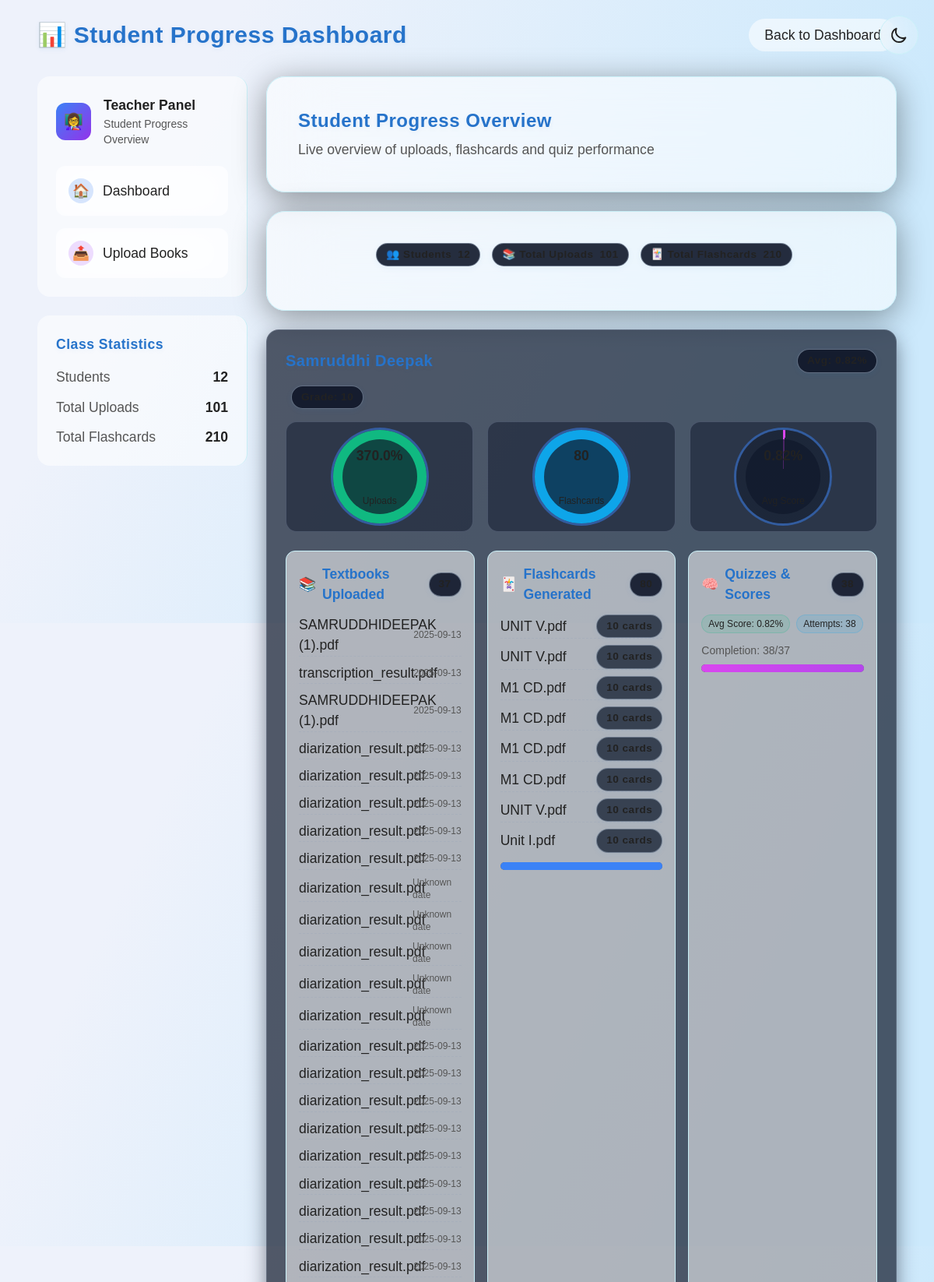
The app's page /student_progress (signed in, upper part) with its own data.
### tables this page shows
CREATE TABLE uploads (
        id INTEGER PRIMARY KEY AUTOINCREMENT,
        student_id INTEGER,
        filename TEXT,
        uploaded_at TEXT,
        FOREIGN KEY(student_id) REFERENCES students(id)
    );

CREATE TABLE flashcards (
        id INTEGER PRIMARY KEY AUTOINCREMENT,
        student_id INTEGER,
        filename TEXT,
        num_flashcards INTEGER,
        created_at TEXT, data TEXT,
        FOREIGN KEY(student_id) REFERENCES students(id)
    );

### app.py (the view)
@app.route("/student_progress")
@login_required(role="teacher")
def student_progress():
    conn = get_db()
    cur = conn.cursor()
    filter_id = request.args.get("student_id")
    if filter_id:
        cur.execute("SELECT * FROM students WHERE id = ?", (filter_id,))
    else:
        cur.execute("SELECT * FROM students")
    students = cur.fetchall()
    progress_data = []
    for student in students:
        student_id = student["id"]
        cur.execute("SELECT * FROM uploads WHERE student_id = ?", (student_id,))
        uploads = cur.fetchall()
        total_uploads = len(uploads)
        cur.execute("SELECT * FROM flashcards WHERE student_id = ?", (student_id,))
        flashcards = cur.fetchall()
        total_flashcards = sum(f['num_flashcards'] for f in flashcards)
        cur.execute("SELECT * FROM quiz_attempts WHERE student_id = ?", (student_id,))
        quizzes = cur.fetchall()
        total_quizzes = len(quizzes)
        avg_score = round(sum(q['score'] for q in quizzes) / total_quizzes, 2) if total_quizzes else 0
        completion_rate = f"{total_quizzes}/{total_uploads}" if total_uploads else "0/0"
        num_audiobooks = len([u for u in uploads if u['filename'].endswith('.mp3')])
        progress_data.append({
            "student": student,
            "uploads": uploads,
            "total_uploads": total_uploads,
            "flashcards": flashcards,
            "total_flashcards": total_flashcards,
            "quizzes": quizzes,
            "total_quizzes": total_quizzes,
            "avg_score": avg_score,
            "completion_rate": completion_rate,
            "num_audiobooks": num_audiobooks
        })
    conn.close()
    return render_template("student_progress.html", progress_data=progress_data, filter_id=filter_id)

### templates/student_progress.html (shortened to what this page needs)
{% extends "base.html" %}
{% block body_class %}relative min-h-screen bg-[radial-gradient(ellipse_at_center,_var(--tw-gradient-stops))] from-gray-950 via-[#0a0d21] to-[#020410] text-white{% endblock %}
{% block content %}
    <div class="fixed-background">
    </div>
    <div class="max-w-6xl mx-auto p-4 md:p-6 relative z-10">
        <div class="flex justify-between items-center mb-8 fade-up">
            <h1 class="text-2xl md:text-3xl font-bold">📊 Student Progress Dashboard</h1>
            <a href="{{ url_for('teacher_dashboard') }}" class="bg-white/10 hover:bg-white/20 rounded-full px-5 py-2 transition-all">
                Back to Dashboard
            </a>
        </div>
        <div class="flex flex-col lg:flex-row gap-6">
            <div class="w-full lg:w-1/4 fade-up">
                <div class="bg-white/5 backdrop-blur-xl border-r border-white/10 rounded-2xl p-6 mb-6">
                    <div class="flex items-center gap-4 mb-6">
                        <div class="w-12 h-12 rounded-xl bg-gradient-to-br from-blue-500 to-purple-600 flex items-center justify-center">
                            <span class="text-xl">👩‍🏫</span>
                        </div>
                        <div>
                            <div class="font-bold">Teacher Panel</div>
                            <div class="text-gray-400 text-sm">Student Progress Overview</div>
                        </div>
                    </div>
                    <div class="space-y-4">
                        <a href="{{ url_for('teacher_dashboard') }}" class="block bg-white/10 backdrop-blur-xl rounded-xl p-4 hover:bg-white/20 transition-all duration-300 hover:scale-[1.02]">
                            <div class="flex items-center gap-3">
                                <div class="w-8 h-8 rounded-full bg-blue-500/20 flex items-center justify-center">
                                    <span>🏠</span>
                                </div>
                                <span>Dashboard</span>
                            </div>
                        </a>
                        <a href="{{ url_for('upload_books') }}" class="block bg-white/10 backdrop-blur-xl rounded-xl p-4 hover:bg-white/20 transition-all duration-300 hover:scale-[1.02]">
                            <div class="flex items-center gap-3">
                                <div class="w-8 h-8 rounded-full bg-purple-500/20 flex items-center justify-center">
                                    <span>📤</span>
                                </div>
                                <span>Upload Books</span>
                            </div>
                        </a>
                    </div>
                </div>
                <div class="bg-white/5 backdrop-blur-xl border-r border-white/10 rounded-2xl p-6">
                    <h3 class="font-bold mb-4">Class Statistics</h3>
                    <div class="space-y-3">
                        <div class="flex justify-between">
                            <span class="text-gray-300">Students</span>
                            <span class="font-bold">{{ progress_data|length }}</span>
                        </div>
                        <div class="flex justify-between">
                            <span class="text-gray-300">Total Uploads</span>
                            <span class="font-bold">{{ progress_data|sum(attribute='total_uploads') }}</span>
                        </div>
                        <div class="flex justify-between">
                            <span class="text-gray-300">Total Flashcards</span>
                            <span class="font-bold">{{ progress_data|sum(attribute='total_flashcards') }}</span>
                        </div>
                    </div>
                </div>
            </div>
            <div class="w-full lg:w-3/4">
                <div class="bg-white/10 backdrop-blur-2xl border border-white/10 shadow-[0_8px_40px_rgba(0,0,0,0.4)] rounded-3xl p-8 md:p-10 mb-6 fade-up-delay-1">
                    <h2 class="text-xl md:text-2xl font-bold mb-2">Student Progress Overview</h2>
                    <p class="text-gray-300">Live overview of uploads, flashcards and quiz performance</p>
                </div>
                <div class="bg-white/10 backdrop-blur-2xl border border-white/10 shadow-[0_8px_40px_rgba(0,0,0,0.4)] rounded-3xl p-8 md:p-10 mb-6 fade-up-delay-1">
                    <div class="flex flex-wrap gap-2 justify-center mb-4">
                        <div class="badge"><span>👥 Students</span><span class="ml-2 font-bold">{{ progress_data|length }}</span></div>
                        <div class="badge"><span>📚 Total Uploads</span><span class="ml-2 font-bold">{{ progress_data|sum(attribute='total_uploads') }}</span></div>
                        <div class="badge"><span>🃏 Total Flashcards</span><span class="ml-2 font-bold">{{ progress_data|sum(attribute='total_flashcards') }}</span></div>
                    </div>
                </div>
                <div class="space-y-6">
                    {% for p in progress_data %}
                    <div class="card rounded-2xl fade-up">
                        <div class="p-6">
                            <div class="flex justify-between items-center mb-4">
                                <h3 class="text-xl font-bold">{{ p.student.name }}</h3>
                                <div class="badge">Avg: {{ p.avg_score }}%</div>
                            </div>
                            <div class="flex items-center gap-2 mb-4">
                                <span class="badge">Grade: {{ p.student.grade or '-' }}</span>
                            </div>
                            <div class="ring-grid mb-6">
                                <div class="ring-card">
                                    <div class="ring" style="--p: {{ (p.total_uploads/10*100)|round(1) }}; --ring-color: #10b981;">
                                        <div class="label">{{ (p.total_uploads/10*100)|round(0) }}%</div>
                                        <div class="sub">Uploads</div>
                                    </div>
                                </div>
                                <div class="ring-card">
                                    <div class="ring" style="--p: {{ (p.total_flashcards/20*100)|round(1) }}; --ring-color: #0ea5e9;">
                                        <div class="label">{{ p.total_flashcards }}</div>
                                        <div class="sub">Flashcards</div>
                                    </div>
                                </div>
                                <div class="ring-card">
                                    <div class="ring" style="--p: {{ (p.avg_score)|round(1) }}; --ring-color: #d946ef;">
                                        <div class="label">{{ p.avg_score }}%</div>
                                        <div class="sub">Avg Score</div>
                                    </div>
                                </div>
                            </div>
                            <div class="grid grid-cols-1 md:grid-cols-3 gap-4">
                                <div class="bg-white/5 border border-white/10 rounded-xl p-4">
                                    <h4 class="section-title mb-3 flex items-center gap-2">
                                        <span>📚</span> Textbooks Uploaded
                                        <span class="badge">{{ p.total_uploads }}</span>
                                    </h4>
                                    <ul class="space-y-2 mb-3">
                                        {% for u in p.uploads %}
                                        <li class="list-group-item flex justify-between items-center">
                                            <span class="text-truncate" style="max-width:70%">{{ u.filename }}</span>
                                            <small class="text-gray-400 text-xs">
                                                {% if u.uploaded_at %}
                                                    {{ u.uploaded_at.split('T')[0] if 'T' in u.uploaded_at else u.uploaded_at[:10] }}
                                                {% else %}
                                                    Unknown date
                                                {% endif %}
                                            </small>
                                        </li>
                                        {% endfor %}
                                    </ul>
                                </div>
                                <div class="bg-white/5 border border-white/10 rounded-xl p-4">
                                    <h4 class="section-title mb-3 flex items-center gap-2">
                                        <span>🃏</span> Flashcards Generated
                                        <span class="badge">{{ p.total_flashcards }}</span>
                                    </h4>
                                    <ul class="space-y-2 mb-3">
                                        {% for f in p.flashcards %}
                                        <li class="list-group-item flex justify-between items-center">
                                            <span class="text-truncate" style="max-width:70%">{{ f.filename }}</span>
                                            <span class="badge bg-gray-700">{{ f.num_flashcards }} cards</span>
                                        </li>
                                        {% endfor %}
                                    </ul>
                                    <div class="progress" title="Flashcards">
                                        <div class="progress-bar bg-blue-500 width-style" role="progressbar" style="--width-value: {{ (p.total_flashcards/20)*100 }}%" aria-valuenow="{{ p.total_flashcards }}" aria-valuemin="0" aria-valuemax="20"></div>
                                    </div>
                                </div>
                                <div class="bg-white/5 border border-white/10 rounded-xl p-4">
                                    <h4 class="section-title mb-3 flex items-center gap-2">
                                        <span>🧠</span> Quizzes & Scores
                                        <span class="badge">{{ p.total_quizzes }}</span>
                                    </h4>
                                    <div class="flex items-center gap-2 mb-3">
                                        <span class="badge-soft">Avg Score: {{ p.avg_score }}%</span>
                                        <span class="badge-soft-info">Attempts: {{ p.total_quizzes }}</span>
                                    </div>
                                    <div class="text-gray-400 text-sm mb-2">Completion: {{ p.completion_rate }}</div>
                                    <div class="progress" title="Quizzes">
                                        <div class="progress-bar width-style" style="background: linear-gradient(90deg, #d946ef, #4f46e5); --width-value: {{ (p.total_quizzes/10)*100 }}%"></div>
                                    </div>
                                </div>
                            </div>
                        </div>
                    </div>
                    {% endfor %}
                </div>
            </div>
        </div>
    </div>
{% endblock %}

### templates/base.html (shortened to what this page needs)
<!DOCTYPE html>
<html lang="en">
<head>
  <script src="https://cdn.tailwindcss.com"></script>
  <link rel="stylesheet" href="{{ url_for('static', filename='styles.css') }}">
  <link rel="stylesheet" href="{{ url_for('static', filename='grade1-enhancements.css') }}">
</head>
<body class="{% block body_class %}relative min-h-screen bg-[#020410] text-white{% endblock %}">
  <button id="theme-toggle" class="theme-toggle">
  </button>
  {% block content %}{% endblock %}
</body>
</html>

### records on screen
uploads: filename "SAMRUDDHIDEEPAK (1).pdf", uploaded_at "2025-09-13"
uploads: filename "transcription_result.pdf", uploaded_at "2025-09-13"
uploads: filename "SAMRUDDHIDEEPAK (1).pdf", uploaded_at "2025-09-13"
uploads: filename "diarization_result.pdf", uploaded_at "2025-09-13"
uploads: filename "diarization_result.pdf", uploaded_at "2025-09-13"
uploads: filename "diarization_result.pdf", uploaded_at "2025-09-13"
uploads: filename "diarization_result.pdf", uploaded_at "2025-09-13"
uploads: filename "diarization_result.pdf", uploaded_at "2025-09-13"
uploads: filename "diarization_result.pdf", shows "Unknown date"
uploads: filename "diarization_result.pdf", shows "Unknown date"
uploads: filename "diarization_result.pdf", shows "Unknown date"
uploads: filename "diarization_result.pdf", shows "Unknown date"
uploads: filename "diarization_result.pdf", shows "Unknown date"
uploads: filename "diarization_result.pdf", uploaded_at "2025-09-13"
uploads: filename "diarization_result.pdf", uploaded_at "2025-09-13"
uploads: filename "diarization_result.pdf", uploaded_at "2025-09-13"
uploads: filename "diarization_result.pdf", uploaded_at "2025-09-13"
uploads: filename "diarization_result.pdf", uploaded_at "2025-09-13"
uploads: filename "diarization_result.pdf", uploaded_at "2025-09-13"
uploads: filename "diarization_result.pdf", uploaded_at "2025-09-13"
uploads: filename "diarization_result.pdf", uploaded_at "2025-09-13"
uploads: filename "diarization_result.pdf", uploaded_at "2025-09-13"
flashcards: filename "UNIT V.pdf", num_flashcards "10"
flashcards: filename "UNIT V.pdf", num_flashcards "10"
flashcards: filename "M1 CD.pdf", num_flashcards "10"
flashcards: filename "M1 CD.pdf", num_flashcards "10"
flashcards: filename "M1 CD.pdf", num_flashcards "10"
flashcards: filename "M1 CD.pdf", num_flashcards "10"
flashcards: filename "UNIT V.pdf", num_flashcards "10"
flashcards: filename "Unit I.pdf", num_flashcards "10"

### other values on screen
{{ progress_data|length }} "12"
{{ progress_data|sum(attribute='total_uploads') }} "101"
{{ progress_data|sum(attribute='total_flashcards') }} "210"
{{ (p.total_uploads/10*100)|round(0) }} "370.0"
{{ p.total_flashcards }} "80"
{{ p.avg_score }} "0.82"
{{ p.total_quizzes }} "38"
{{ p.completion_rate }} "38/37"
